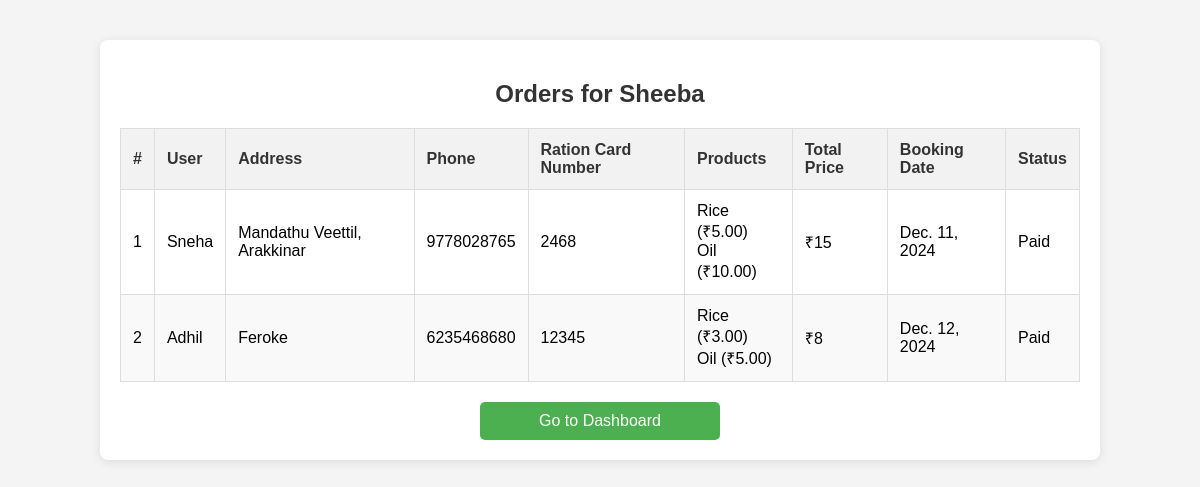
Screenshot of /orders_in_shop/ (signed in) with the database file from the repository.
### ration_app/models.py (models this page shows, shortened)
class CustomUser(AbstractUser):
    ROLE_CHOICES = [
        ('shop_owner', 'Shop Owner'),
        ('user', 'User'),
    ]
    role = models.CharField(max_length=20, choices=ROLE_CHOICES, default='user')

class Booking(models.Model):
    user = models.ForeignKey(settings.AUTH_USER_MODEL, on_delete=models.CASCADE)
    products = models.ManyToManyField(Product)
    address = models.TextField()
    ration_card_number = models.CharField(max_length=50)
    ration_card_image = models.ImageField(upload_to='ration_cards/', default='ration_cards/default.jpg')
    phone_number = models.CharField(max_length=15)
    booking_date = models.DateField()
    ration_shop = models.ForeignKey(ShopOwnerDetails, on_delete=models.SET_NULL, null=True, blank=True)
    payment_status = models.BooleanField(default=False)

class Product(models.Model):
    shop_owner = models.ForeignKey(ShopOwnerDetails, on_delete=models.CASCADE, default=1)
    name = models.CharField(max_length=100)
    category = models.CharField(max_length=3, choices=CATEGORY_CHOICES)
    quantity = models.CharField(max_length=100)
    price = models.DecimalField(max_digits=10, decimal_places=2)
    availability = models.BooleanField(default=True)

### ration_app/views.py (the view)
# urls.py: path('orders_in_shop/', views.orders_in_shop, name='orders_in_shop'),
def orders_in_shop(request):
    shop_owner = ShopOwnerDetails.objects.get(user=request.user)
    bookings = Booking.objects.filter(ration_shop=shop_owner)
    for booking in bookings:
        booking.total_price = booking.products.aggregate(Sum('price'))['price__sum'] or 0
    return render(request, "orders_in_shop.html", {"bookings": bookings})

### templates/orders_in_shop.html (shortened to what this page needs)
<!DOCTYPE html>
<html lang="en">
<head>
</head>
<body>
    <div class="container">
        <h2>Orders for {{ request.user.username }}</h2>
        {% if error %}
            <p class="error">{{ error }}</p>
        {% else %}
            {% if bookings %}
                <table>
                    <thead>
                        <tr>
                            <th>#</th>
                            <th>User</th>
                            <th>Address</th>
                            <th>Phone</th>
                            <th>Ration Card Number</th>
                            <th>Products</th>
                            <th>Total Price</th>
                            <th>Booking Date</th>
                            <th>Status</th>
                        </tr>
                    </thead>
                    <tbody>
                        {% for booking in bookings %}
                            <tr>
                                <td>{{ forloop.counter }}</td>
                                <td>{{ booking.user.username }}</td>
                                <td>{{ booking.address }}</td>
                                <td>{{ booking.phone_number }}</td>
                                <td>{{ booking.ration_card_number }}</td>
                                <td>
                                    {% for product in booking.products.all %}
                                        {{ product.name }} (₹{{ product.price }})<br>
                                    {% endfor %}
                                </td>
                                <td>₹{{ booking.total_price }}</td>
                                <td>{{ booking.booking_date }}</td>
                                <td>{{ booking.payment_status|yesno:"Paid,Pending" }}</td>
                            </tr>
                        {% endfor %}
                    </tbody>
                </table>
                <a href="{% url 'shop_dashboard' %}" class="dashboard-btn">Go to Dashboard</a>
            {% else %}
                <p>No bookings found for your ration shop.</p>
                <a href="{% url 'shop_dashboard' %}" class="dashboard-btn">Go to Dashboard</a>
            {% endif %}
        {% endif %}
    </div>
</body>
</html>

### templates/orders_in_shop.html (style rules this page uses)
body { font-family: Arial, sans-serif; background-color: #f4f4f4; margin: 0; padding: 0; }
.container { width: 80%; margin: 40px auto; background-color: white; padding: 20px; border-radius: 8px; box-shadow: 0 2px 10px rgba(0, 0, 0, 0.1); }
h2 { color: #333; text-align: center; margin-bottom: 20px; }
table { width: 100%; border-collapse: collapse; margin-bottom: 20px; }
th, td { padding: 12px; text-align: left; border: 1px solid #ddd; }
th { background-color: #f2f2f2; color: #333; font-weight: bold; }
tr:nth-child(even) { background-color: #f9f9f9; }
.dashboard-btn { background-color: #4CAF50; color: white; padding: 10px 20px; border-radius: 5px; text-decoration: none; display: inline-block; font-size: 16px; text-align: center; margin-top: 20px; width: 200px; margin-left: auto; margin-right: auto; display: block; }

### rows the page displays
CustomUser: user.username "Sheeba"
Booking: user.username "Sneha", address "Mandathu Veettil, Arakkinar", phone_number "9778028765", ration_card_number "2468", total_price "15", booking_date "Dec. 11, 2024", payment_status "Paid"
Product: name "Rice", price "5.00"
Product: name "Oil", price "10.00"
Booking: user.username "Adhil", address "Feroke", phone_number "6235468680", ration_card_number "12345", total_price "8", booking_date "Dec. 12, 2024", payment_status "Paid"
Product: name "Rice", price "3.00"
Product: name "Oil", price "5.00"
